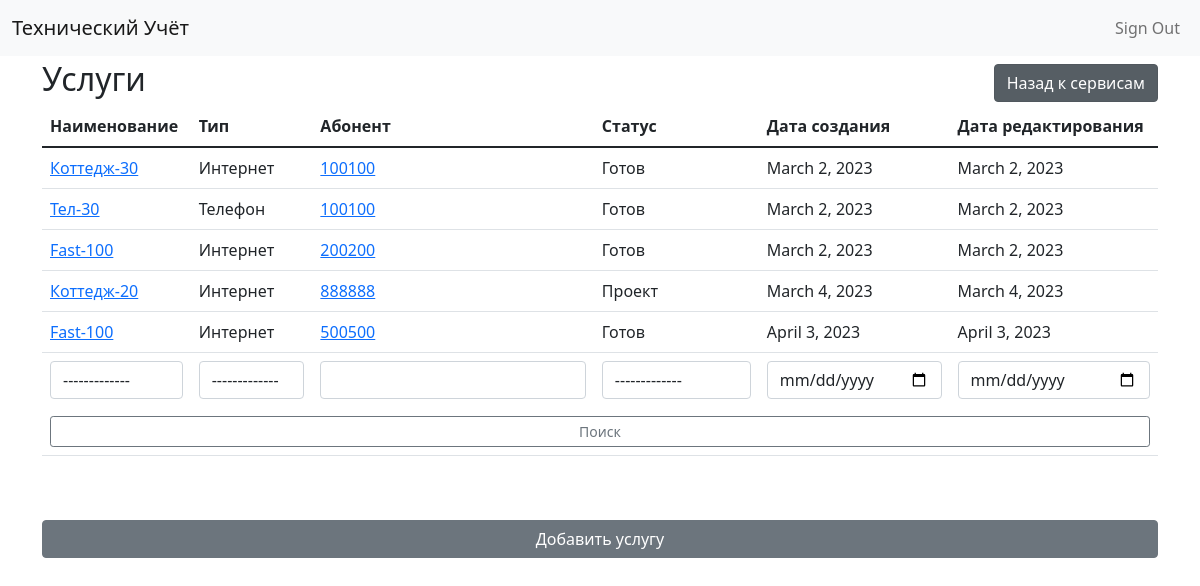
Screenshot of /services/ (signed in) with the database file from the repository.
### services/models.py (models this page shows, shortened)
class Service(models.Model):
    name = models.ForeignKey(ServiceName, on_delete=models.CASCADE, verbose_name="Наименование")
    type = models.ForeignKey(ServiceType, on_delete=models.CASCADE, verbose_name="Тип")
    created_date = models.DateField('Дата создания', auto_now_add=True)
    change_date = models.DateField('Дата изменения', auto_now=True)
    abonent = models.ForeignKey(
        'abonents.Abonent',
        on_delete=models.CASCADE,
        verbose_name='Абонент',
        null=True,
        blank=True
    )
    entity = models.ForeignKey(
        "entities.entity",
        on_delete=models.CASCADE,
        verbose_name="Сущность",
        null=True,
        blank=True
    )
    status = models.ForeignKey(
        'abonents.objectstatus',
        on_delete=models.CASCADE,
        verbose_name="Статус",
        null=True,
        blank=True
    )
    class Meta:
        verbose_name = "Сервис"
        verbose_name_plural = "Сервисы"
        ordering = ['id']
    def get_absolute_url(self):
        return reverse('service-detail', kwargs={'pk': self.pk})

class ServiceName(models.Model):
    name = models.CharField('Наименование', max_length=16, unique=True)
    type = models.ForeignKey(ServiceType, on_delete=models.CASCADE, verbose_name="Тип")
    class Meta:
        verbose_name = "Имя сервиса"
        verbose_name_plural = "Имена сервисов"
        ordering = ['id']
    def __str__(self):
        return self.name

class ServiceType(models.Model):
    name = models.CharField('Наименование', max_length=16, unique=True)
    class Meta:
        verbose_name = "Тип сервиса"
        verbose_name_plural = "Типы сервисов"
        ordering = ['id']
    def __str__(self):
        return self.name

### abonents/models.py (models this page shows)
class Abonent(models.Model):
    name = models.CharField('Имя', max_length=25, unique=True)
    type = models.ForeignKey(AbonentType, on_delete=models.CASCADE, verbose_name="Тип")
    created_date = models.DateField('Дата создания', auto_now_add=True)
    change_date = models.DateField('Дата изменения', auto_now=True)
    enable_date = models.DateField('Дата подключения', blank=True, null=True)
    disable_date = models.DateField('Дата отключения', blank=True, null=True)
    phone = models.CharField('Номер телефона', max_length=30, unique=True, null=True, blank=True)
    contract = models.CharField('Номер договора', max_length=50, unique=True, null=True, blank=True)
    object_status = models.ForeignKey(
        ObjectStatus,
        on_delete=models.CASCADE,
        verbose_name='Статус',
        blank=True,
        null=True
    )
    building = models.ForeignKey(
        'buildings.building',
        on_delete=models.CASCADE,
        verbose_name="Здание",
        null=True,
        blank=True
    )
    class Meta:
        verbose_name = "Абонент"
        verbose_name_plural = "Абоненты"
        ordering = ['id']
    def __str__(self):
        return self.name
    def get_absolute_url(self):
        return reverse('abonent-detail', kwargs={'pk': self.pk})

class ObjectStatus(models.Model):
    name = models.CharField('Наименование', max_length=50, unique=True)
    class Meta:
        verbose_name = "Статус объекта"
        verbose_name_plural = "Статусы объектов"
        ordering = ['id']
    def __str__(self):
        return self.name

### services/views.py (the view, shortened to what this page needs)
# urls.py: path("", ListAndCreateServiceView.as_view(), name='service-list'),
class ListAndCreateServiceView(CreateView):
    model = Service
    template_name = "services/list.html"
    fields = create_and_update_fileds
    def get_context_data(self, **kwargs):
        context = super().get_context_data(**kwargs)
        qs = self.model.objects.all()
        filtered = False
        if self.request.GET.get('object_status'):
            object_status = self.request.GET.get('object_status')
            if object_status.isdigit():
                qs = qs.filter(status__id=int(object_status))
                filtered = True
                context['select_object_status'] = int(object_status)
        if self.request.GET.get('service_name'):
            service_name = self.request.GET.get('service_name')
            if service_name.isdigit():
                qs = qs.filter(name__id=int(service_name))
                filtered = True
                context['select_service_name'] = int(service_name)
        if self.request.GET.get('type'):
            _type = self.request.GET.get('type')
            if _type.isdigit():
                qs = qs.filter(type__id=int(_type))
                filtered = True
                context['select_type'] = int(_type)
        if self.request.GET.get('contract'):
            contract = self.request.GET.get('contract')
            qs = qs.filter(abonent__contract__icontains=contract)
            filtered = True
            context['contract'] = contract
        page = 1
        if self.request.GET.get('page'):
            page = self.request.GET.get('page')
            if page.isdigit():
                page = int(page)
        paginator = Paginator(qs, 20)
        context['services_pages'] = paginator.num_pages
        context["services"] = paginator.get_page(page)
        context["filtered"] = filtered
        context['service_names'] = ServiceName.objects.select_related('type').all()
        context['service_types'] = ServiceType.objects.all()
        context["abonent_names"] = Abonent.objects.all()
        context["object_statuses"] = ObjectStatus.objects.all()
        return context

### techuchet/users/context_processors.py (called while the page is built)
def allauth_settings(request):
    return {
        "ACCOUNT_ALLOW_REGISTRATION": settings.ACCOUNT_ALLOW_REGISTRATION,
    }

### services/templates/services/list.html (shortened to what this page needs)
{% extends "base.html" %}
{% load crispy_forms_tags %}
{% block content %}
    <div class="d-flex justify-content-between align-items-center">
      <h2>Услуги</h2>
      <a href="{% url 'services-page' %}"><button class="btn btn-secondary active" role="button" aria-pressed="true">Назад к сервисам</button></a>
    </div>
    <table class="table">
        <thead>
          <tr>
            <th scope="col">Наименование</th>
            <th scope="col">Тип</th>
            <th scope="col">Абонент</th>
            <th scope="col">Статус</th>
            <th scope="col">Дата создания</th>
            <th scope="col">Дата редактирования</th>
          </tr>
        </thead>
        <tbody>
            {% for service in services %}
                <tr>
                  <td><a href="{{ service.get_absolute_url }}">{{ service.name }}</a></td>
                  <td>{{ service.type }}</td>
                  <td><a href="{{ service.abonent.get_absolute_url }}">{{ service.abonent.contract }}</a></td>
                  <td>{{ service.status }}</td>
                  <td>{{ service.created_date }}</td>
                  <td>{{ service.change_date }}</td>
                </tr>
            {% endfor %}
            <form action=".">
              <tr class="form-table-search-tr">
                <td>
                  <select name="service_name" class="form-control form-table-search-input">
                    <option value="">-------------</option>
                  </select>
                </td>
                <td>
                  <select name="type" class="form-control form-table-search-input">
                    <option value="">-------------</option>
                  </select>
                </td>
                <td>
                <input name="contract" {% if contract %}value="{{contract}}"{% endif %} class="form-control form-table-search-input"></input>
                </td>
                <td>
                  <select name="object_status" class="form-control form-table-search-input">
                    <option value="">-------------</option>
                  </select>
                </td>
                <td><input type="date" {% if created_date %}value="{{created_date}}"{% endif %} name="created_date" class="form-control form-table-search-input"></input></td>
                <td><input type="date" {% if change_date %}value="{{change_date}}"{% endif %} name="change_date" class="form-control form-table-search-input"></input></td>
              </tr>
              <tr {% if filtered %}class="form-table-search-tr"{% endif %}>
                <td colspan="6"><button class="w-100 btn btn-outline-secondary btn-sm" type="submit">Поиск</button></td>
              </tr>
            </form>
        </tbody>
      </table>
      <button type="button" class="w-100 btn btn-secondary mt-5" id="modal-btn" data-bs-toggle="modal" data-bs-target="#exampleModal">
        Добавить услугу
      </button>
{% endblock %}

### techuchet/static/css/project.css (style rules this page uses)
.form-table-search-input { width: 100%; }
.form-table-search-tr { border-color: white; }

### rows the page displays
Service: name "Коттедж-30", type "Интернет", abonent.contract "100100", status "Готов", created_date "March 2, 2023", change_date "March 2, 2023"
Service: name "Тел-30", type "Телефон", abonent.contract "100100", status "Готов", created_date "March 2, 2023", change_date "March 2, 2023"
Service: name "Fast-100", type "Интернет", abonent.contract "200200", status "Готов", created_date "March 2, 2023", change_date "March 2, 2023"
Service: name "Коттедж-20", type "Интернет", abonent.contract "888888", status "Проект", created_date "March 4, 2023", change_date "March 4, 2023"
Service: name "Fast-100", type "Интернет", abonent.contract "500500", status "Готов", created_date "April 3, 2023", change_date "April 3, 2023"
